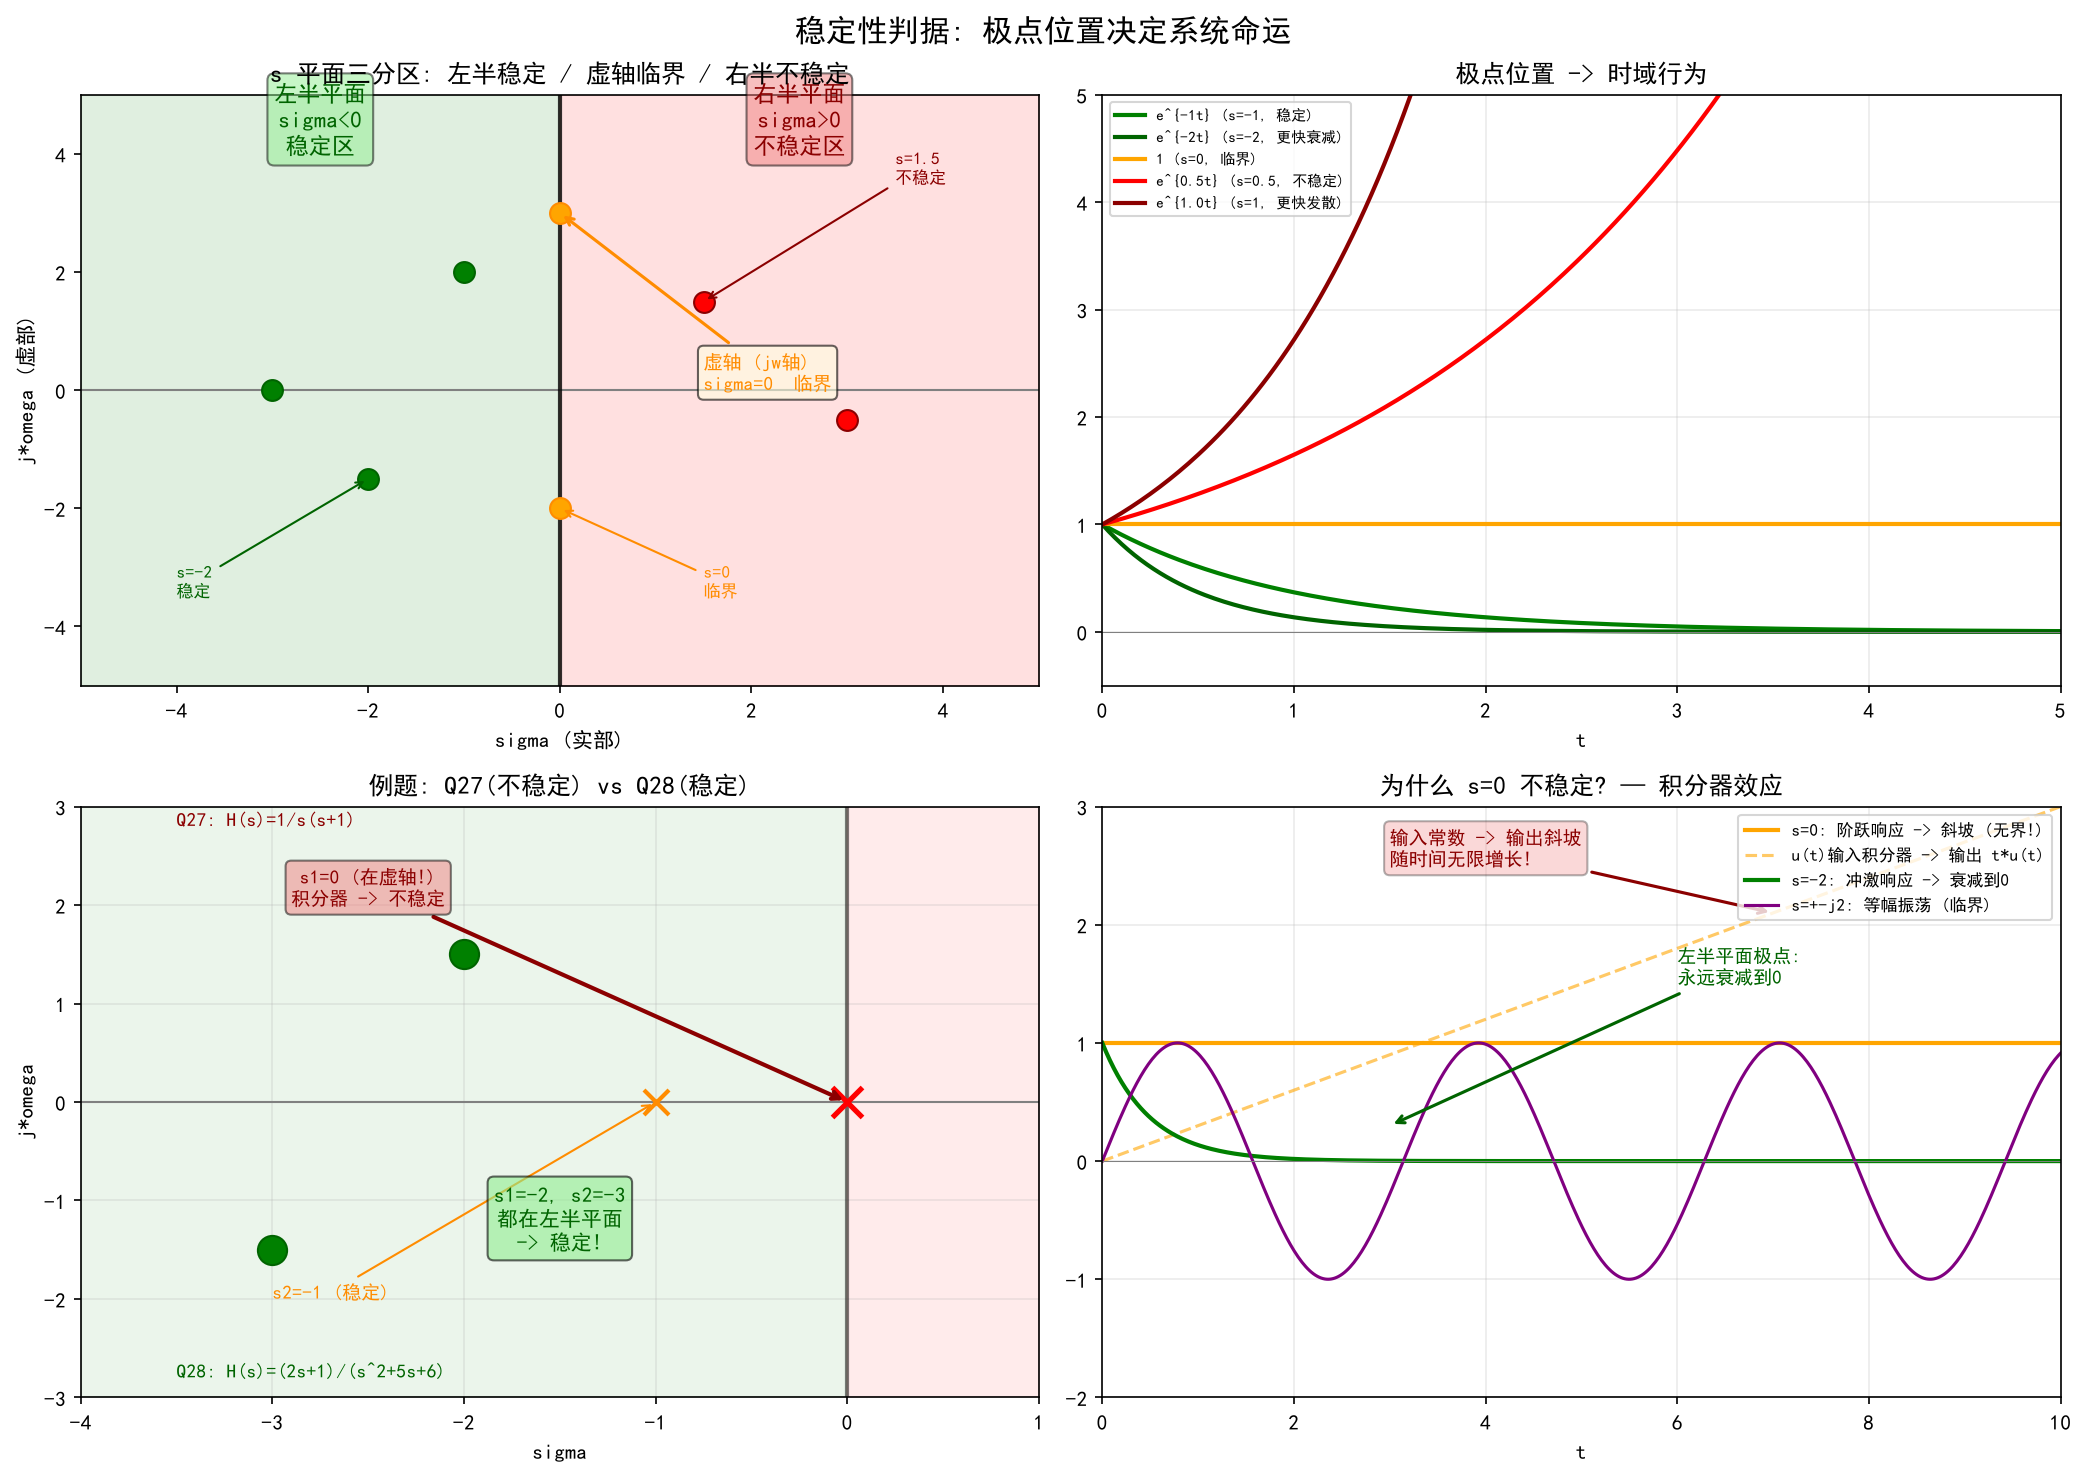

Write the Python code that produced this figure.
import numpy as np
import matplotlib.pyplot as plt
from matplotlib.patches import Circle
from matplotlib.lines import Line2D

plt.rcParams['font.sans-serif'] = ['SimHei', 'Microsoft YaHei', 'DejaVu Sans']
plt.rcParams['axes.unicode_minus'] = False

fig, axes = plt.subplots(2, 2, figsize=(14, 10))

# ===== (a) s-plane 三分区 =====
ax = axes[0, 0]
ax.set_xlim(-5, 5); ax.set_ylim(-5, 5)
ax.axhline(y=0, color='gray', linewidth=1)
ax.axvline(x=0, color='black', linewidth=2, linestyle='-', alpha=0.8)
ax.set_xlabel('sigma (实部)'); ax.set_ylabel('j*omega (虚部)')
ax.set_title('s 平面三分区: 左半稳定 / 虚轴临界 / 右半不稳定', fontsize=12)

# 左半平面 (稳定) - 绿色
ax.fill_between([-5, 0], [-5, -5], [5, 5], alpha=0.12, color='green')
ax.text(-2.5, 4, '左半平面\nsigma<0\n稳定区', fontsize=11, ha='center', color='darkgreen',
        fontweight='bold', bbox=dict(boxstyle='round', facecolor='lightgreen', alpha=0.5))

# 右半平面 (不稳定) - 红色
ax.fill_between([0, 5], [-5, -5], [5, 5], alpha=0.12, color='red')
ax.text(2.5, 4, '右半平面\nsigma>0\n不稳定区', fontsize=11, ha='center', color='darkred',
        fontweight='bold', bbox=dict(boxstyle='round', facecolor='lightcoral', alpha=0.5))

# 虚轴
ax.annotate('虚轴 (jw轴)\nsigma=0  临界', xy=(0, 3), xytext=(1.5, 0),
            fontsize=9, color='darkorange',
            arrowprops=dict(arrowstyle='->', color='darkorange', lw=1.5),
            bbox=dict(boxstyle='round', facecolor='lightyellow', alpha=0.6))

# 示例极点
poles_stable = [(-1, 2), (-2, -1.5), (-3, 0)]
poles_critical = [(0, 3), (0, -2)]
poles_unstable = [(1.5, 1.5), (3, -0.5)]

for p in poles_stable:
    ax.plot(p[0], p[1], 'go', markersize=10, markeredgecolor='darkgreen')
for p in poles_critical:
    ax.plot(p[0], p[1], 'o', color='orange', markersize=10, markeredgecolor='darkorange')
for p in poles_unstable:
    ax.plot(p[0], p[1], 'ro', markersize=10, markeredgecolor='darkred')

ax.annotate('s=-2\n稳定', xy=(-2, -1.5), xytext=(-4, -3.5),
            fontsize=8, color='darkgreen',
            arrowprops=dict(arrowstyle='->', color='darkgreen', lw=1))
ax.annotate('s=0\n临界', xy=(0, -2), xytext=(1.5, -3.5),
            fontsize=8, color='darkorange',
            arrowprops=dict(arrowstyle='->', color='darkorange', lw=1))
ax.annotate('s=1.5\n不稳定', xy=(1.5, 1.5), xytext=(3.5, 3.5),
            fontsize=8, color='darkred',
            arrowprops=dict(arrowstyle='->', color='darkred', lw=1))

# ===== (b) 极点位置 vs 时域行为 =====
ax = axes[0, 1]
t = np.linspace(0, 5, 300)

# 左半平面: 衰减
ax.plot(t, np.exp(-1*t), 'g', linewidth=2, label='e^{-1t} (s=-1, 稳定)')
ax.plot(t, np.exp(-2*t), 'darkgreen', linewidth=2, label='e^{-2t} (s=-2, 更快衰减)')

# 虚轴: 等幅
ax.plot(t, np.ones_like(t), 'orange', linewidth=2, label='1 (s=0, 临界)')

# 右半平面: 增长
ax.plot(t, np.exp(0.5*t), 'r', linewidth=2, label='e^{0.5t} (s=0.5, 不稳定)')
ax.plot(t, np.exp(1.0*t), 'darkred', linewidth=2, label='e^{1.0t} (s=1, 更快发散)')

ax.axhline(y=0, color='gray', linewidth=0.5)
ax.set_xlim(0, 5); ax.set_ylim(-0.5, 5)
ax.set_xlabel('t'); ax.set_title('极点位置 -> 时域行为', fontsize=12)
ax.legend(fontsize=7, loc='upper left')
ax.grid(True, alpha=0.25)

# ===== (c) 具体例题: 期中 Q27 和 Q28 =====
ax = axes[1, 0]
ax.set_xlim(-4, 1); ax.set_ylim(-3, 3)
ax.axhline(y=0, color='gray', linewidth=1)
ax.axvline(x=0, color='black', linewidth=2, linestyle='-', alpha=0.5)
ax.set_xlabel('sigma'); ax.set_ylabel('j*omega')
ax.set_title('例题: Q27(不稳定) vs Q28(稳定)', fontsize=12)
ax.fill_between([-4, 0], [-3, -3], [3, 3], alpha=0.08, color='green')
ax.fill_between([0, 1], [-3, -3], [3, 3], alpha=0.08, color='red')

# Q27: H(s)=1/[s(s+1)], 极点 0, -1
ax.plot(0, 0, 'rx', markersize=14, markeredgewidth=2.5)
ax.annotate('s1=0 (在虚轴!)\n积分器 -> 不稳定', xy=(0, 0), xytext=(-2.5, 2),
            fontsize=9, ha='center', color='darkred',
            fontweight='bold',
            bbox=dict(boxstyle='round', facecolor='lightcoral', alpha=0.5),
            arrowprops=dict(arrowstyle='->', color='darkred', lw=2))
ax.plot(-1, 0, 'x', color='darkorange', markersize=12, markeredgewidth=2)
ax.annotate('s2=-1 (稳定)', xy=(-1, 0), xytext=(-3, -2),
            fontsize=9, color='darkorange',
            arrowprops=dict(arrowstyle='->', color='darkorange', lw=1))

# Q28: H(s)=(2s+1)/(s^2+5s+6), 极点 -2, -3
ax.plot(-2, 1.5, 'go', markersize=14, markeredgecolor='darkgreen')
ax.plot(-3, -1.5, 'go', markersize=14, markeredgecolor='darkgreen')
ax.annotate('s1=-2, s2=-3\n都在左半平面\n-> 稳定!', xy=(-2.5, 0),
            xytext=(-1.5, -1.5),
            fontsize=10, ha='center', color='darkgreen', fontweight='bold',
            bbox=dict(boxstyle='round', facecolor='lightgreen', alpha=0.6))

# 标注 Q27/Q28
ax.text(-3.5, 2.8, 'Q27: H(s)=1/s(s+1)', fontsize=9, color='darkred', fontweight='bold')
ax.text(-3.5, -2.8, 'Q28: H(s)=(2s+1)/(s^2+5s+6)', fontsize=9, color='darkgreen', fontweight='bold')

ax.grid(True, alpha=0.25)

# ===== (d) 为什么虚轴极点导致不稳定 =====
ax = axes[1, 1]
t_long = np.linspace(0, 10, 500)
ax.plot(t_long, np.ones_like(t_long), 'orange', linewidth=2, label='s=0: 阶跃响应 -> 斜坡 (无界!)')
ax.plot(t_long, t_long * 0.3, 'orange', linewidth=1.5, linestyle='--', alpha=0.6,
        label='u(t)输入积分器 -> 输出 t*u(t)')
ax.plot(t_long, np.exp(-2*t_long), 'g', linewidth=2, label='s=-2: 冲激响应 -> 衰减到0')
ax.plot(t_long, np.sin(2*t_long), 'purple', linewidth=1.5,
        label='s=+-j2: 等幅振荡 (临界)')
ax.axhline(y=0, color='gray', linewidth=0.5)
ax.set_xlim(0, 10); ax.set_ylim(-2, 3)
ax.set_xlabel('t'); ax.set_title('为什么 s=0 不稳定? — 积分器效应', fontsize=12)
ax.legend(fontsize=8, loc='upper right')
ax.grid(True, alpha=0.25)

# 标注
ax.annotate('输入常数 -> 输出斜坡\n随时间无限增长!', xy=(7, 2.1), xytext=(3, 2.5),
            fontsize=9, color='darkred',
            bbox=dict(boxstyle='round', facecolor='lightcoral', alpha=0.3),
            arrowprops=dict(arrowstyle='->', color='darkred', lw=1.5))
ax.annotate('左半平面极点:\n永远衰减到0', xy=(3, 0.3), xytext=(6, 1.5),
            fontsize=9, color='darkgreen',
            arrowprops=dict(arrowstyle='->', color='darkgreen', lw=1.5))

fig.suptitle('稳定性判据: 极点位置决定系统命运', fontsize=15, fontweight='bold')
plt.tight_layout()
plt.savefig('stability.png', dpi=150, bbox_inches='tight')
print("Done! stability.png saved.")
